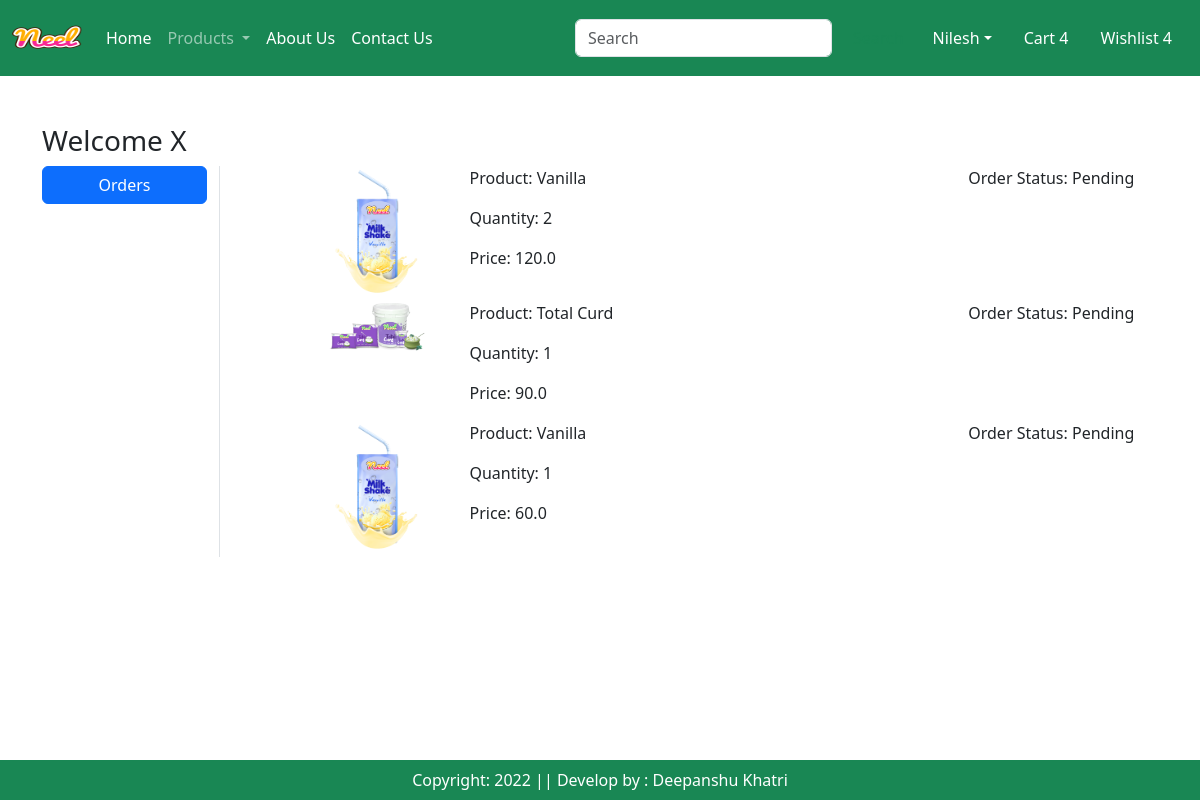
/orders/ (signed in), run on the app's committed database.
### app/models.py (models this page shows, shortened)
class OrderPlaced(models.Model):
    user = models.ForeignKey(User, on_delete=models.CASCADE)
    customer = models.ForeignKey(Customer, on_delete=models.CASCADE)
    product = models.ForeignKey(Product, on_delete=models.CASCADE)
    quantity = models.PositiveBigIntegerField(default=1)
    ordered_date = models.DateTimeField(auto_now_add=True)
    status = models.CharField(max_length=50, choices=STATUS_CHOICES, default='Pending')
    payment = models.ForeignKey(Payment, on_delete=models.CASCADE, default="")
    @property
    def total_cost(self):
        return self.quantity * self.product.discounted_price

class Product(models.Model):
    title=models.CharField(max_length=100)
    selling_price = models.FloatField()
    discounted_price = models.FloatField()
    description = models.TextField()
    composition = models.TextField(default='')
    prodapp = models.TextField(default='')
    category = models.CharField(choices=CATEGORY_CHOICES, max_length=2)
    product_image = models.ImageField(upload_to='product')

### app/views.py (the view)
# urls.py: path('orders/', views.orders, name='orders'),
def orders(request):
    order_placed = OrderPlaced.objects.filter(user=request.user)
    print(order_placed)
    return render(request, 'app/orders.html', locals())

### app/templates/app/orders.html (shortened to what this page needs)
{% extends 'app/base.html'%}
 {% load static %}
{% block main-content %}
<div class="container my-5">
    <div class="row">
        <h3>Welcome <span class="text-capitalize">{{request.user}}</span></h3>
        <div class="col-sm-2 border-end">
            <ul class="list-unstyled">
                <li class="d-grid"><a href="{% url 'orders' %}" class="btn btn-primary">Orders</a></li>
            </ul>
        </div>
        <div class="col-sm-9 offset-sm-1">
            {% for op in order_placed %}
                <div class="row">
                    <div class="col-sm-2">
                        <img src="{{op.product.product_image.url}}" height="100" width="100" alt="" class="img-fluid">
                    </div>
                    <div class="col-sm-7">
                        <p>Product: {{op.product.title}}</p>
                        <p>Quantity: {{op.quantity}}</p>
                        <p>Price: {{op.total_cost}}</p>
                    </div>
                    <div class="col-sm-3">
                        <p>Order Status: {{op.status}}</p>
                    </div>
                </div>
                {% endfor %}
        </div>
    </div>
</div>
<br><br>
{% endblock main-content %}

### data on the page
OrderPlaced: product.product_image (picture), product "Vanilla", quantity "2", total_cost "120.0", status "Pending"
OrderPlaced: product.product_image (picture), product "Total Curd", quantity "1", total_cost "90.0", status "Pending"
OrderPlaced: product.product_image (picture), product "Vanilla", quantity "1", total_cost "60.0", status "Pending"

### other printed values
{{ request.user }} "X"
